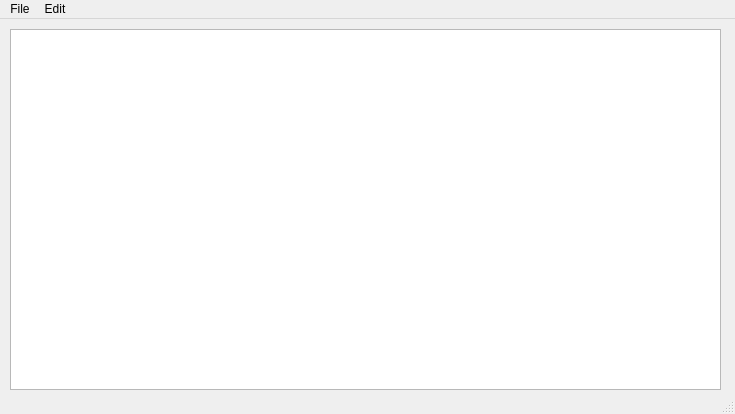
<?xml version="1.0" encoding="UTF-8"?>
<ui version="4.0">
 <class>MainWindow</class>
 <widget class="QMainWindow" name="MainWindow">
  <property name="geometry">
   <rect>
    <x>0</x>
    <y>0</y>
    <width>735</width>
    <height>414</height>
   </rect>
  </property>
  <property name="windowTitle">
   <string>MainWindow</string>
  </property>
  <widget class="QWidget" name="centralwidget">
   <widget class="QWidget" name="verticalLayoutWidget">
    <property name="geometry">
     <rect>
      <x>10</x>
      <y>10</y>
      <width>711</width>
      <height>361</height>
     </rect>
    </property>
    <layout class="QVBoxLayout" name="verticalLayout">
     <item>
      <widget class="QTextEdit" name="textEdit"/>
     </item>
    </layout>
   </widget>
  </widget>
  <widget class="QMenuBar" name="menubar">
   <property name="geometry">
    <rect>
     <x>0</x>
     <y>0</y>
     <width>735</width>
     <height>21</height>
    </rect>
   </property>
   <widget class="QMenu" name="menuFile">
    <property name="title">
     <string>File</string>
    </property>
    <addaction name="actionNew"/>
    <addaction name="actionOpen"/>
    <addaction name="actionSave"/>
    <addaction name="actionSave_as"/>
    <addaction name="actionExit"/>
   </widget>
   <widget class="QMenu" name="menuEdit">
    <property name="title">
     <string>Edit</string>
    </property>
    <addaction name="actionCopy"/>
    <addaction name="actionPaste"/>
    <addaction name="actionCut"/>
    <addaction name="actionUndo"/>
    <addaction name="actionRedo"/>
   </widget>
   <addaction name="menuFile"/>
   <addaction name="menuEdit"/>
  </widget>
  <widget class="QStatusBar" name="statusbar"/>
  <action name="actionNew">
   <property name="text">
    <string>New</string>
   </property>
  </action>
  <action name="actionOpen">
   <property name="text">
    <string>Open</string>
   </property>
  </action>
  <action name="actionSave">
   <property name="text">
    <string>Save</string>
   </property>
  </action>
  <action name="actionSave_as">
   <property name="text">
    <string>Save as</string>
   </property>
  </action>
  <action name="actionCopy">
   <property name="text">
    <string>Copy</string>
   </property>
  </action>
  <action name="actionPaste">
   <property name="text">
    <string>Paste</string>
   </property>
  </action>
  <action name="actionCut">
   <property name="text">
    <string>Cut</string>
   </property>
  </action>
  <action name="actionUndo">
   <property name="text">
    <string>Undo</string>
   </property>
  </action>
  <action name="actionRedo">
   <property name="text">
    <string>Redo</string>
   </property>
  </action>
  <action name="actionExit">
   <property name="text">
    <string>Exit</string>
   </property>
  </action>
 </widget>
 <resources/>
 <connections/>
</ui>
